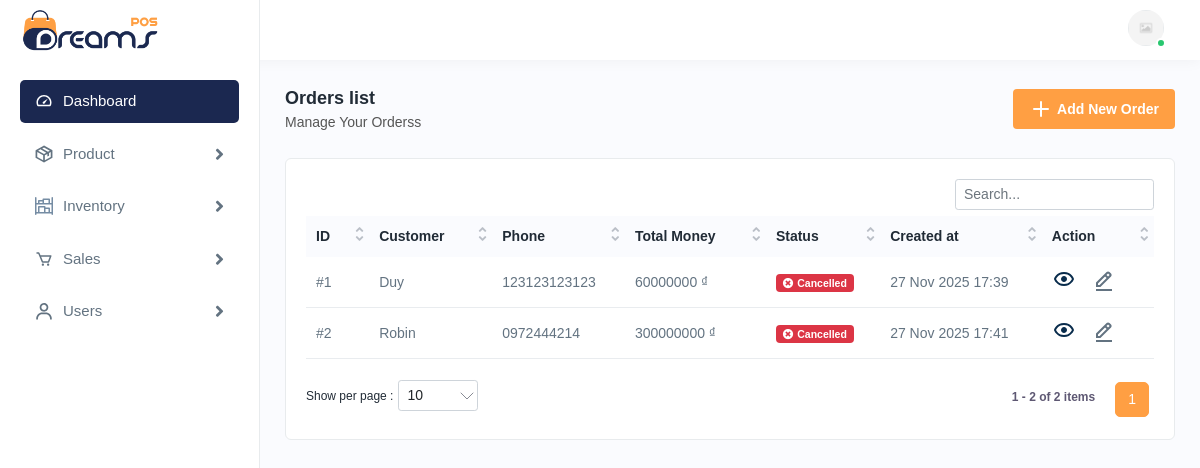
The page /sales/orders/ (signed in) on the database its author committed.
### apps/sales/models.py (models this page shows, shortened)
class Order(models.Model):
    STATUS_CHOICES = [
        ('pending', 'Pending'),
        ('confirmed', 'Confirmed'),
        ('shipped', 'Shipped'),
        ('delivered', 'Delivered'),
        ('cancelled', 'Cancelled'),
    ]
    PAYMENT_METHOD_CHOICES = [
        ('cash', 'Cash'),
        ('transfer', 'Transfer'),
        ('cod', 'COD'),
    ]
    order_id = models.CharField(unique=True,max_length=20)
    customer_name = models.CharField(max_length=200)
    customer_email = models.EmailField(max_length=50)
    customer_phone = models.CharField(max_length=20)
    customer_address = models.TextField(max_length=200)
    note = models.TextField(blank=True)
    payment_method = models.CharField(max_length=20, choices=PAYMENT_METHOD_CHOICES, default='pending')
    total_amount = models.DecimalField(max_digits=30, decimal_places=2, default=0)
    created_by = models.ForeignKey(AUTH_USER_MODEL, on_delete=models.SET_NULL, null=True)
    created_at = models.DateTimeField(auto_now_add=True)
    updated_at = models.DateTimeField(auto_now=True)
    status = models.CharField(max_length=20, choices=STATUS_CHOICES, default='pending', verbose_name="Status")

### apps/sales/views.py (the view)
# urls.py: path('orders/', views.order_list, name='order_list'),
@login_required
def order_list(request):
    status = request.GET.get('status', '')
    orders = Order.objects.all().order_by('-created_at')
    if status:
        orders = orders.filter(status=status)
    context = {
        'orders': orders,
        'status_choices': Order.STATUS_CHOICES,
    }
    return render(request, 'sales/order-list.html', context)

### apps/authentication/models.py (called while the page is built)
    @property
    def full_name(self):
        if self.first_name or self.last_name:
            return f"{self.first_name} {self.last_name}".strip()
        return self.username

### templates/sales/order-list.html
{% extends "layout.html" %}
{% load static %}
{% block content %}
<div class="page-wrapper">
<div class="content">
<div class="page-header">
<div class="page-title">
<h4>Orders list</h4>
<h6>Manage Your Orderss</h6>
</div>
<div class="page-btn">
<a href="{% url 'add_order' %}" class="btn btn-added"><img src="{% static 'assets/img/icons/plus.svg' %}" alt="img" class="me-1">Add New Order</a>
</div>
</div>
<div class="card">
<div class="card-body">
<div class="table-responsive">
<table class="table datanew">
<thead>
<tr>
<th>ID</th>
<th>Customer</th>
<th>Phone</th>
<th>Total Money</th>
<th>Status</th>
<th>Created at</th>
<th>Action</th>
</tr>
</thead>
<tbody>
{% for order in orders %}
<tr>
<td data-order="{{ order.id }}">#{{order.id}}</td> <td>{{order.customer_name}}</td>
<td>{{order.customer_phone}}</td>
<td data-order="{{ order.total_amount }}">
{% if order.total_amount %}
{{ order.total_amount|floatformat:0 }} ₫
{% else %}
N/A
{% endif %}
</td>
<td>
{% if order.status == 'pending' %}
    <span class="badge bg-warning text-dark">
        <i class="fas fa-clock me-1"></i>{{ order.get_status_display }}
    </span>
{% elif order.status == 'confirmed' %}
    <span class="badge bg-info">
        <i class="fas fa-spinner me-1"></i>{{ order.get_status_display }}
    </span>
{% elif order.status == 'shipped' %}
    <span class="badge bg-primary">
        <i class="fas fa-shipping-fast me-1"></i>{{ order.get_status_display }}
    </span>
{% elif order.status == 'delivered' %}
    <span class="badge bg-success">
        <i class="fas fa-check-circle me-1"></i>{{ order.get_status_display }}
    </span>
{% else %}
    <span class="badge bg-danger">
        <i class="fas fa-times-circle me-1"></i>{{ order.get_status_display }}
    </span>
{% endif %}
</td>
<td data-order="{{ order.created_at|date:'Y-m-d H:i' }}">{{order.created_at|date:"d M Y H:i"}}</td>
<td>
<a class="me-3" href="{% url 'order_detail' order.id %}">
<img src="{% static 'assets/img/icons/eye.svg' %}" alt="Xem">
</a>
<a class="me-3" href="{% url 'edit_order' order.id %}">
<img src="{% static 'assets/img/icons/edit.svg' %}" alt="Sửa">
</a>
</td>
</tr>
{% endfor %}
</tbody>
</table>
</div>
</div>
</div>
</div>
</div>
{% endblock %}

### rows shown on the page
Order: id "2", customer_name "Robin", customer_phone "0972444214", total_amount "300000000", status "Cancelled", created_at "27 Nov 2025 17:41"
Order: id "1", customer_name "Duy", customer_phone "123123123123", total_amount "60000000", status "Cancelled", created_at "27 Nov 2025 17:39"
